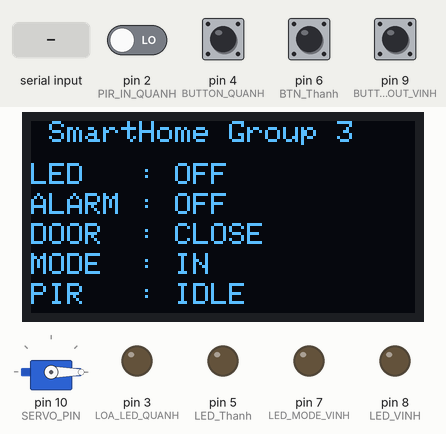
Recording of a sketch running on a simulated Arduino Uno, built with avr-gcc and run on an emulated ATmega328P. Shown: 128×64 one-colour display, servo, output pins drawn as LEDs (lit = HIGH). Inputs (shaded band) come from the test bench; at power-on: pin 4 (BUTTON_QUANH), pin 6 (BTN_Thanh), pin 9 (BUTTON_IN_OUT_VINH) HIGH, pin 2 (PIR_IN_QUANH) LOW. What the sketch prints to the serial monitor is not drawn.

Above: at 1.2 s.
1.3 s: pin 6 (BTN_Thanh) pulled LOW for 0.15 s
At 2.5 s:
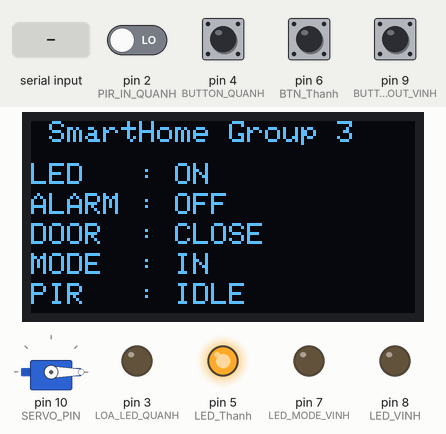
2.9 s: "DOOR_OPEN\n" received over Serial
At 3.4 s:
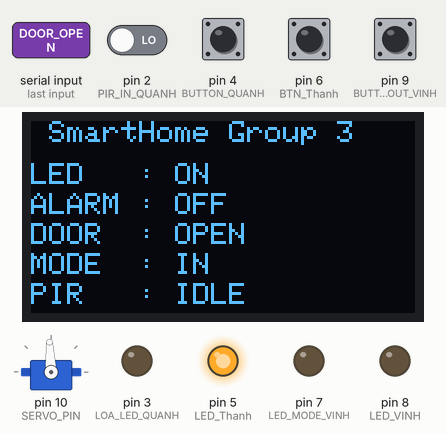
4.4 s: "LED_OFF\n" received over Serial
At 5.0 s:
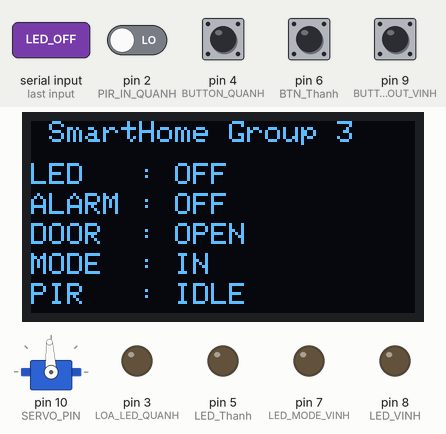
5.9 s: pin 2 (PIR_IN_QUANH) driven HIGH
At 7.2 s:
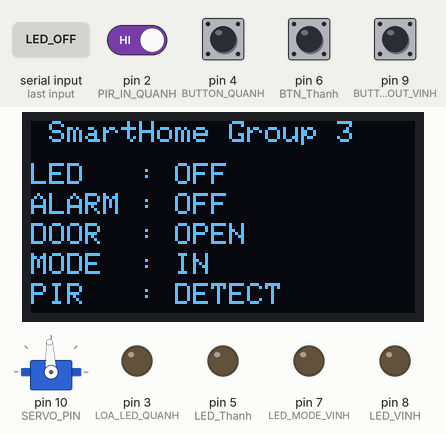
7.5 s: pin 4 (BUTTON_QUANH) pulled LOW for 0.15 s
At 8.8 s:
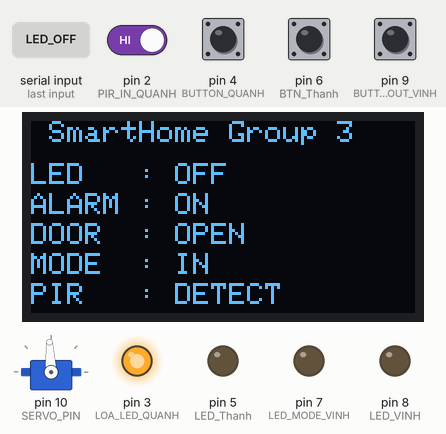
9.2 s: pin 6 (BTN_Thanh) pulled LOW for 1 s
At 10.1 s:
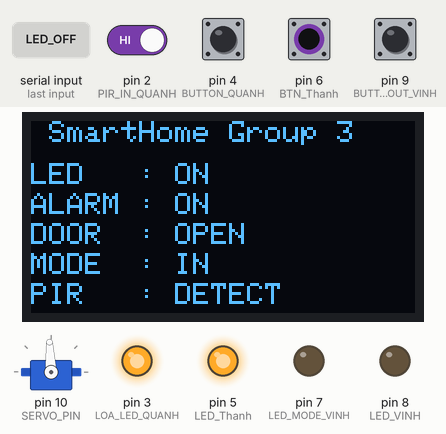
Timing chart, 0 to 12.2 s (numbered marks = the images above; inputs shaded):
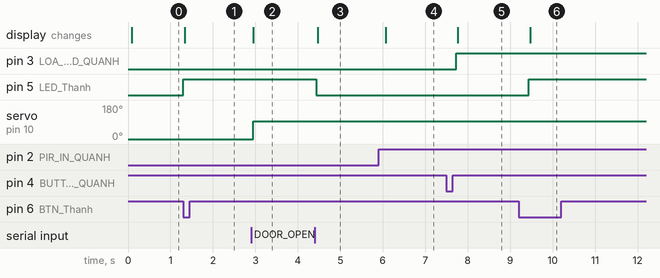

The sketch:

oled__dhc11.ino
```cpp
#include <Wire.h>
#include <Adafruit_GFX.h>
#include <Adafruit_SH110X.h>
#include <Servo.h>

// ================= CẤU HÌNH =================
#define BAUD_RATE 9600

// OLED SH1106 0.96"
Adafruit_SH1106G oled(128, 64, &Wire, -1);

// ======= QUANH =======
const int PIR_IN_QUANH = 2;
const int LOA_LED_QUANH = 3;
const int BUTTON_QUANH = 4;

// ======= THANH =======
const int LED_Thanh = 5;
const int BTN_Thanh = 6;

// ======= VINH =======
const int LED_MODE_VINH = 7;
const int LED_VINH = 8;
const int BUTTON_IN_OUT_VINH = 9;
const int SERVO_PIN = 10;

// ================= BIẾN TRẠNG THÁI =================
bool systemOn = false;
bool detected = false;
bool ledState = false;
bool manualServoState = false;
bool modeIN = true;

// Debounce
bool lastAlarmBtn = HIGH;
bool lastBtnLed = HIGH;
bool lastButton = HIGH;
unsigned long lastButtonTime = 0;
const unsigned long debounceDelay = 150;

Servo myservo;
String incomingCommand = "";

// ================= OLED =================
void updateOLED() {
    oled.clearDisplay();
    oled.setTextColor(SH110X_WHITE);

    oled.setTextSize(1);
    oled.setCursor(0, 0);
    oled.println(" SmartHome Group 3");

    oled.setCursor(0, 14);
    oled.print("LED   : ");
    oled.println(ledState ? "ON" : "OFF");

    oled.setCursor(0, 24);
    oled.print("ALARM : ");
    oled.println(systemOn ? "ON" : "OFF");

    oled.setCursor(0, 34);
    oled.print("DOOR  : ");
    oled.println(manualServoState ? "OPEN" : "CLOSE");

    oled.setCursor(0, 44);
    oled.print("MODE  : ");
    oled.println(modeIN ? "IN" : "OUT");

    oled.setCursor(0, 54);
    oled.print("PIR   : ");
    oled.println(detected ? "DETECT" : "IDLE");

    oled.display();
}

// ================= GỬI TRẠNG THÁI =================
void sendStatusToESP32() {
    Serial.print("STATUS:");
    Serial.print(systemOn ? "1|" : "0|");
    Serial.print(ledState ? "1|" : "0|");
    Serial.print(modeIN ? "1|" : "0|");
    Serial.print(detected ? "1" : "0");
    Serial.println();
}

// ================= XỬ LÝ LỆNH ESP32 =================
void executeCommand(String cmd) {
    if (cmd == "ALARM_ON") systemOn = true;
    else if (cmd == "ALARM_OFF") systemOn = false;
    else if (cmd == "LED_ON") ledState = true;
    else if (cmd == "LED_OFF") ledState = false;
    else if (cmd == "DOOR_OPEN") {
        myservo.write(93);
        manualServoState = true;
    }
    else if (cmd == "DOOR_CLOSE") {
        myservo.write(0);
        manualServoState = false;
    }
    else if (cmd == "MODE_IN") modeIN = true;
    else if (cmd == "MODE_OUT") modeIN = false;
    else if (cmd == "RFID_VALID") {
        digitalWrite(LED_VINH, HIGH); delay(150);
        digitalWrite(LED_VINH, LOW);  delay(150);
        executeCommand("DOOR_OPEN");
    }
    else if (cmd == "RFID_INVALID") {
        for (int i = 0; i < 3; i++) {
            digitalWrite(LED_VINH, HIGH); delay(150);
            digitalWrite(LED_VINH, LOW);  delay(150);
        }
    }
}

// ================= PIR FILTER =================
bool readPIR_Filter() {
    if (digitalRead(PIR_IN_QUANH) == HIGH) {
        delay(120);
        return digitalRead(PIR_IN_QUANH) == HIGH;
    }
    return false;
}

// ================= SETUP =================
void setup() {
    Wire.begin();
    Serial.begin(BAUD_RATE);

    pinMode(PIR_IN_QUANH, INPUT);
    pinMode(LOA_LED_QUANH, OUTPUT);
    pinMode(BUTTON_QUANH, INPUT_PULLUP);
    pinMode(LED_Thanh, OUTPUT);
    pinMode(BTN_Thanh, INPUT_PULLUP);
    pinMode(LED_MODE_VINH, OUTPUT);
    pinMode(LED_VINH, OUTPUT);
    pinMode(BUTTON_IN_OUT_VINH, INPUT_PULLUP);

    // OLED init
    if (!oled.begin(0x3C, true)) {
        while (1); // không tìm thấy OLED
    }
    oled.clearDisplay();
    oled.display();

    myservo.attach(SERVO_PIN);
    myservo.write(0);

    Serial.println("Arduino System Ready");
}

// ================= LOOP =================
void loop() {
    // ---- Nhận lệnh ESP32 ----
    while (Serial.available()) {
        char c = Serial.read();
        if (c == '\n') {
            incomingCommand.trim();
            if (incomingCommand.length()) {
                executeCommand(incomingCommand);
                incomingCommand = "";
            }
        } else incomingCommand += c;
    }

    // ---- Nút cảnh báo ----
    bool alarmBtn = digitalRead(BUTTON_QUANH);
    if (alarmBtn == LOW && lastAlarmBtn == HIGH &&
        millis() - lastButtonTime > debounceDelay) {
        systemOn = !systemOn;
        lastButtonTime = millis();
    }
    lastAlarmBtn = alarmBtn;

    // ---- Nút LED ----
    bool btnLed = digitalRead(BTN_Thanh);
    if (btnLed == LOW && lastBtnLed == HIGH) ledState = !ledState;
    lastBtnLed = btnLed;

    // ---- Nút MODE ----
    bool modeBtn = digitalRead(BUTTON_IN_OUT_VINH);
    if (modeBtn == LOW && lastButton == HIGH) {
        modeIN = !modeIN;
        digitalWrite(LED_MODE_VINH, modeIN ? HIGH : LOW);
    }
    lastButton = modeBtn;

    // ---- PIR ----
    detected = readPIR_Filter();
    digitalWrite(LOA_LED_QUANH, (systemOn && detected) ? HIGH : LOW);

    // ---- OUTPUT ----
    digitalWrite(LED_Thanh, ledState ? HIGH : LOW);

    // ---- OLED ----
    updateOLED();
}
```

Measured:
- after the input at 1.3 s, pin 5 (LED_Thanh): LOW → HIGH at once; the display: changes at once (image 1)
- after the input at 2.9 s, servo on pin 10 (SERVO_PIN): 0° → 93° after 0.06 s; the display: changes after 0.06 s (image 2)
- after the input at 4.4 s, pin 5 (LED_Thanh): HIGH → LOW at once; the display: changes after 0.07 s (image 3)
- after the input at 5.9 s, the display: changes after 0.17 s (image 4)
- after the input at 7.5 s, pin 3 (LOA_LED_QUANH): LOW → HIGH after 0.24 s; the display: changes after 0.27 s (image 5)
- after the input at 9.2 s, pin 5 (LED_Thanh): LOW → HIGH after 0.24 s; the display: changes after 0.27 s (image 6)
